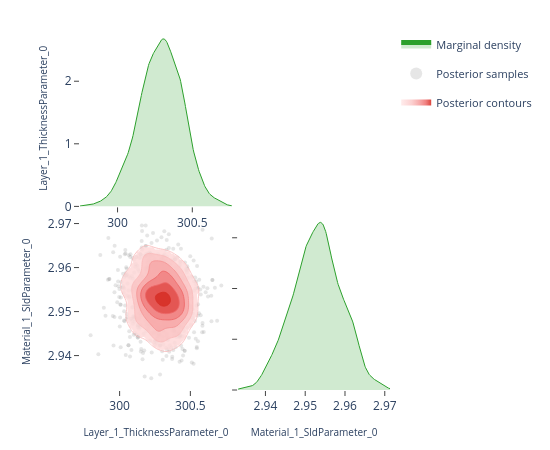

Notebook source saved alongside this figure:
### Code cell
# ---- Pairwise focus: thickness vs SLD ---------------------------------------
# A 2-parameter corner plot zooms in on the joint posterior for a specific
# pair.  This is the same view the EasyReflectometryApp's "2D Heatmap"
# sub-tab uses to inspect parameter degeneracies.


params_of_interest = ['Layer_1_ThicknessParameter_0', 'Material_1_SldParameter_0']
idx = [posterior.param_names.index(p) for p in params_of_interest]
subset_draws = np.asarray(posterior.draws)[:, idx]

fig = plot_corner(subset_draws, params_of_interest)
fig.show()

### Figure 1 — Plotly figure (JSON) as saved in the notebook; plotly's stock layout.template omitted (floating-point values rounded to 4 significant figures; data arrays with more than 128 entries replaced by an {"elided": "..."} marker saying what was removed)
{"data": [{"fill": "tozeroy", "fillcolor": "rgba(44, 160, 44, 0.22)", "hoverinfo": "skip", "legendgroup": "marginal", "line": {"color": "rgb(44, 160, 44)", "width": 1}, "mode": "lines", "name": "Marginal density", "showlegend": true, "type": "scatter", "x": {"elided": "256 float values"}, "xaxis": "x", "y": {"elided": "256 float values"}, "yaxis": "y"}, {"hoverinfo": "skip", "legendgroup": "scatter", "marker": {"color": "rgba(140, 140, 140, 0.22)", "size": 4}, "mode": "markers", "name": "Posterior samples", "showlegend": true, "type": "scatter", "x": {"elided": "880 float values"}, "xaxis": "x3", "y": {"elided": "880 float values"}, "yaxis": "y3", "zorder": 0}, {"colorscale": [[0.0, "rgba(255, 224, 224, 0.62)"], [0.35, "rgba(250, 188, 188, 0.70)"], [0.6, "rgba(245, 148, 148, 0.78)"], [0.82, "rgba(237, 104, 104, 0.84)"], [1.0, "rgba(215, 48, 39, 0.90)"]], "connectgaps": false, "contours": {"coloring": "fill", "end": 159.1, "showlabels": false, "showlines": false, "size": 25.13, "start": 33.5}, "hoverinfo": "skip", "legendgroup": "contour", "name": "Posterior contours", "showlegend": true, "showscale": false, "type": "contour", "x": [299.7, 299.8, 299.8, 299.8, 299.8, 299.8, 299.8, 299.8, 299.9, 299.9, 299.9, 299.9, 299.9, 299.9, 299.9, 299.9, 300.0, 300.0, 300.0, 300.0, 300.0, 300.0, 300.0, 300.0, 300.1, 300.1, 300.1, 300.1, 300.1, 300.1, 300.1, 300.1, 300.2, 300.2, 300.2, 300.2, 300.2, 300.2, 300.2, 300.3, 300.3, 300.3, 300.3, 300.3, 300.3, 300.3, 300.3, 300.4, 300.4, 300.4, 300.4, 300.4, 300.4, 300.4, 300.4, 300.5, 300.5, 300.5, 300.5, 300.5, 300.5, 300.5, 300.5, 300.6, 300.6, 300.6, 300.6, 300.6, 300.6, 300.6, 300.6, 300.7, 300.7, 300.7, 300.7, 300.7, 300.7, 300.7, 300.8, 300.8], "xaxis": "x3", "y": [2.933, 2.934, 2.934, 2.935, 2.935, 2.936, 2.936, 2.937, 2.937, 2.937, 2.938, 2.938, 2.939, 2.939, 2.94, 2.94, 2.941, 2.941, 2.942, 2.942, 2.943, 2.943, 2.944, 2.944, 2.945, 2.945, 2.946, 2.946, 2.947, 2.947, 2.948, 2.948, 2.949, 2.949, 2.95, 2.95, 2.951, 2.951, 2.951, 2.952, 2.952, 2.953, 2.953, 2.954, 2.954, 2.955, 2.955, 2.956, 2.956, 2.957, 2.957, 2.958, 2.958, 2.959, 2.959, 2.96, 2.96, 2.961, 2.961, 2.962, 2.962, 2.963, 2.963, 2.964, 2.964, 2.965, 2.965, 2.966, 2.966, 2.966, 2.967, 2.967, 2.968, 2.968, 2.969, 2.969, 2.97, 2.97, 2.971, 2.971], "yaxis": "y3", "z": {"elided": "80x80 float values"}, "zmax": 159.1, "zmin": 33.5, "zorder": 1}, {"colorscale": [[0.0, "rgba(250, 188, 188, 0.94)"], [0.35, "rgba(250, 188, 188, 0.94)"], [0.35, "rgba(245, 148, 148, 0.95)"], [0.6, "rgba(245, 148, 148, 0.95)"], [0.6, "rgba(237, 104, 104, 0.96)"], [0.82, "rgba(237, 104, 104, 0.96)"], [0.82, "rgba(215, 48, 39, 0.98)"], [1.0, "rgba(215, 48, 39, 0.98)"]], "contours": {"coloring": "lines", "end": 159.1, "showlabels": false, "size": 25.13, "start": 33.5}, "hoverinfo": "skip", "legendgroup": "contour", "line": {"width": 0.9}, "showlegend": false, "showscale": false, "type": "contour", "x": [299.7, 299.8, 299.8, 299.8, 299.8, 299.8, 299.8, 299.8, 299.9, 299.9, 299.9, 299.9, 299.9, 299.9, 299.9, 299.9, 300.0, 300.0, 300.0, 300.0, 300.0, 300.0, 300.0, 300.0, 300.1, 300.1, 300.1, 300.1, 300.1, 300.1, 300.1, 300.1, 300.2, 300.2, 300.2, 300.2, 300.2, 300.2, 300.2, 300.3, 300.3, 300.3, 300.3, 300.3, 300.3, 300.3, 300.3, 300.4, 300.4, 300.4, 300.4, 300.4, 300.4, 300.4, 300.4, 300.5, 300.5, 300.5, 300.5, 300.5, 300.5, 300.5, 300.5, 300.6, 300.6, 300.6, 300.6, 300.6, 300.6, 300.6, 300.6, 300.7, 300.7, 300.7, 300.7, 300.7, 300.7, 300.7, 300.8, 300.8], "xaxis": "x3", "y": [2.933, 2.934, 2.934, 2.935, 2.935, 2.936, 2.936, 2.937, 2.937, 2.937, 2.938, 2.938, 2.939, 2.939, 2.94, 2.94, 2.941, 2.941, 2.942, 2.942, 2.943, 2.943, 2.944, 2.944, 2.945, 2.945, 2.946, 2.946, 2.947, 2.947, 2.948, 2.948, 2.949, 2.949, 2.95, 2.95, 2.951, 2.951, 2.951, 2.952, 2.952, 2.953, 2.953, 2.954, 2.954, 2.955, 2.955, 2.956, 2.956, 2.957, 2.957, 2.958, 2.958, 2.959, 2.959, 2.96, 2.96, 2.961, 2.961, 2.962, 2.962, 2.963, 2.963, 2.964, 2.964, 2.965, 2.965, 2.966, 2.966, 2.966, 2.967, 2.967, 2.968, 2.968, 2.969, 2.969, 2.97, 2.97, 2.971, 2.971], "yaxis": "y3", "z": {"elided": "80x80 float values"}, "zmax": 159.1, "zmin": 33.5, "zorder": 2}, {"fill": "tozeroy", "fillcolor": "rgba(44, 160, 44, 0.22)", "hoverinfo": "skip", "legendgroup": "marginal", "line": {"color": "rgb(44, 160, 44)", "width": 1}, "mode": "lines", "name": "Marginal density", "showlegend": false, "type": "scatter", "x": {"elided": "256 float values"}, "xaxis": "x4", "y": {"elided": "256 float values"}, "yaxis": "y4"}], "layout": {"height": 450, "legend": {"font": {"size": 11}, "itemsizing": "constant", "orientation": "v", "x": 1.02, "xanchor": "left", "y": 1.0, "yanchor": "top"}, "margin": {"b": 60, "l": 80, "r": 160, "t": 30}, "plot_bgcolor": "white", "showlegend": true, "width": 550, "xaxis": {"anchor": "y", "domain": [0.0, 0.49], "showgrid": false, "ticks": "outside", "zeroline": false}, "xaxis2": {"anchor": "y2", "domain": [0.51, 1.0], "showgrid": false, "ticks": "outside", "visible": false, "zeroline": false}, "xaxis3": {"anchor": "y3", "domain": [0.0, 0.49], "showgrid": false, "ticks": "outside", "title": {"font": {"size": 10}, "text": "Layer_1_ThicknessParameter_0"}, "zeroline": false}, "xaxis4": {"anchor": "y4", "domain": [0.51, 1.0], "showgrid": false, "ticks": "outside", "title": {"font": {"size": 10}, "text": "Material_1_SldParameter_0"}, "zeroline": false}, "yaxis": {"anchor": "x", "domain": [0.51, 1.0], "showgrid": false, "ticks": "outside", "title": {"font": {"size": 10}, "text": "Layer_1_ThicknessParameter_0"}, "zeroline": false}, "yaxis2": {"anchor": "x2", "domain": [0.51, 1.0], "showgrid": false, "ticks": "outside", "visible": false, "zeroline": false}, "yaxis3": {"anchor": "x3", "domain": [0.0, 0.49], "showgrid": false, "ticks": "outside", "title": {"font": {"size": 10}, "text": "Material_1_SldParameter_0"}, "zeroline": false}, "yaxis4": {"anchor": "x4", "domain": [0.0, 0.49], "showgrid": false, "showticklabels": false, "ticks": "outside", "zeroline": false}}}
